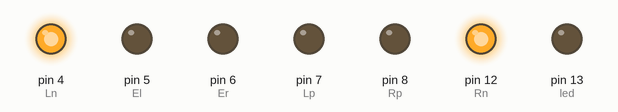
Simulated run of this sketch. Board: Arduino Uno, built with avr-gcc and run on an emulated ATmega328P. Shown: output pins drawn as LEDs (lit = HIGH).

Above: at 0.15 s.
At 2.47 s:
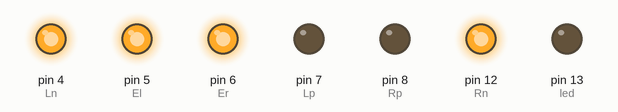
Timing chart, 0 to 4.1 s (numbered marks = the images above):
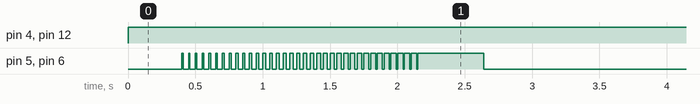

Measured:
- by itself, pin 4 (Ln), pin 12 (Rn): LOW → HIGH at 0.00 s
- by itself, pin 5 (El), pin 6 (Er): goes 26 × (HIGH 0.01 s, LOW 0.04 s), 9 × (HIGH 0.03 s, LOW 0.02 s), HIGH 0.49 s, then LOW

The sketch:

LinearSpeedChange.ino
```cpp
#define Lp 7 //left pin of positive motor
#define Ln 4 // left negative
#define El 5 // Enable pin of left motor
#define Rp 8 //right motor positive pin
#define Rn 12 //pin no of right negative motor
#define Er 6 //Enable pin of right motor. if it is 0 right motor is always off
#define led 13
#define obsSensor 2

int i=0;
int j=50;
int k = j - i;

void setup()
{
  // put your setup code here, to run once:
  Serial.begin(9600);
  pinMode(obsSensor,INPUT);
  pinMode(Lp,OUTPUT);
  pinMode(Ln,OUTPUT);
  pinMode(El,OUTPUT);
  pinMode(Er,OUTPUT);
  pinMode(Rp,OUTPUT);
  pinMode(Rn,OUTPUT);
  pinMode(led,OUTPUT);
}

void loop()
{

  MotorControl(1,1);

  if(i>=50&&i<70)
  {
    digitalWrite(El,HIGH);
    digitalWrite(Er,HIGH);
    i++;
  }

  else if (i < 50)
  {
    digitalWrite(El,HIGH);
    digitalWrite(Er,HIGH);
    delay(i);

    digitalWrite(El,LOW);
    digitalWrite(Er,LOW);
    delay(k);
    i++;
    k = j - i;
  }
  else
  {
     digitalWrite(El,HIGH);
     digitalWrite(Er,HIGH);
     delay(i);

     digitalWrite(El,LOW);
     digitalWrite(Er,LOW);
     delay(k);

     i--;
     k = j - i;
  }


  //Serial.println(i);
}

void MotorControl(int driveL,int driveR)
{
  switch(driveL)
  {
    case 0:
      digitalWrite(Ln,LOW);
      digitalWrite(Lp,LOW);
      break;
    case 1:
      digitalWrite(Ln,HIGH);
      digitalWrite(Lp,LOW);
      break;
    case 2:
      digitalWrite(Ln,LOW);
      digitalWrite(Lp,HIGH);
      break;
    default:
      break;
  }

  switch(driveR)
  {
    case 0:
      digitalWrite(Rn,LOW);
      digitalWrite(Rp,LOW);
      break;
    case 1:
      digitalWrite(Rn,HIGH);
      digitalWrite(Rp,LOW);
      break;
    case 2:
      digitalWrite(Rn,LOW);
      digitalWrite(Rp,HIGH);
      break;
    default:
      break;
  }

}
```
